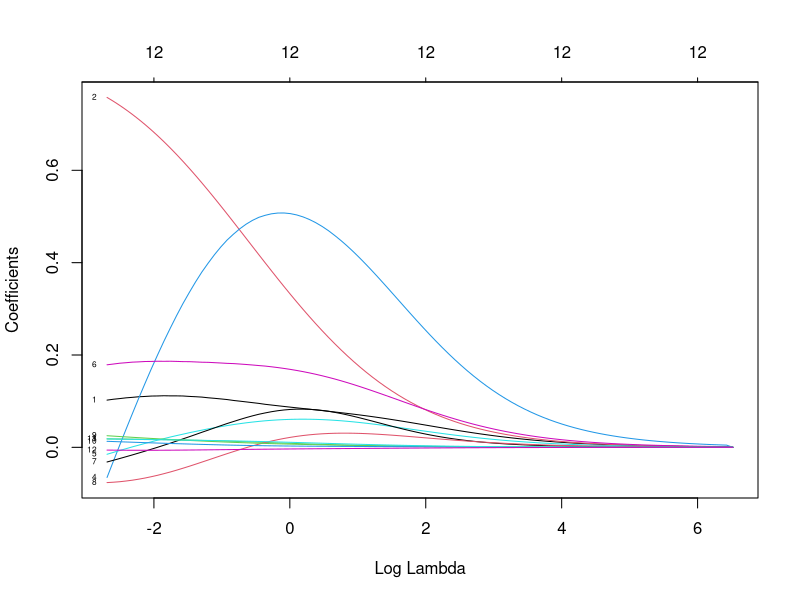
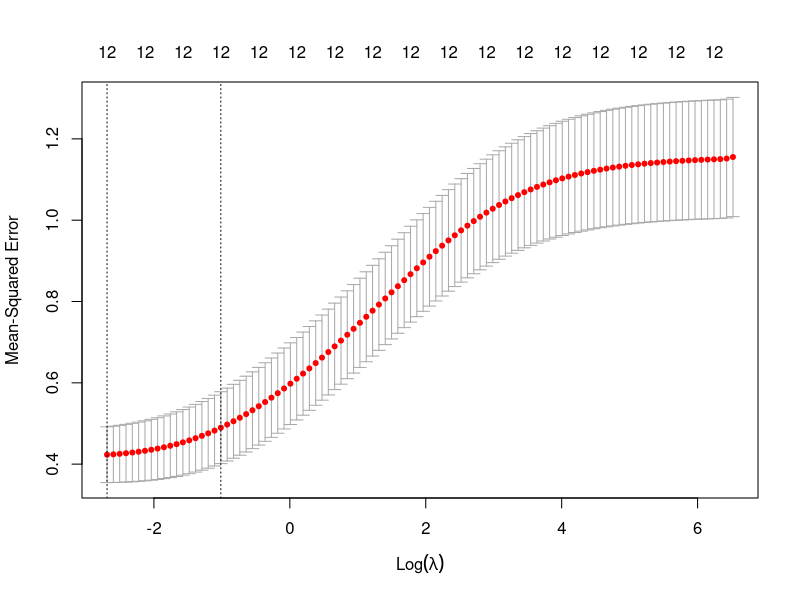

Recreate these plots in R, in order.
# Regressão ridge: exemplo completo ----
# Pacotes: glmnet (Friedman, Hastie e Tibshirani), car (vif)
# Dados fictícios: 90 amostras de solo, 12 candidatas.
# O arquivo solo.csv acompanha o site, na pasta scripts/.
solo <- read.csv("solo.csv")
str(solo)          # y (t/ha) e as 12 candidatas
dim(solo)
# O modelo VERDADEIRO (conhecido por construção) usa só quatro:
#   y = 4,00 + 0,80*mo + 0,0250*pres + 0,0300*v + 0,0200*argila + erro
cand <- c("ph","mo","pres","k","ca","mg","al","ctc","v","argila","silte","areia")
verdadeiras <- c("mo","pres","v","argila")

# A colinearidade, que é o problema central do grupo
library(car)
vif(lm(y ~ ., data = solo))
round(cor(solo[, cand]), 2)

# ---- 1. O diagnóstico: a colinearidade é severa
Xp <- scale(as.matrix(solo[, cand]))
sv <- svd(Xp)$d; sv                       # valores singulares
max(sv)/min(sv)                           # número de condição de X
kappa(Xp)                                 # idem, pelo R
sort(vif(lm(y ~ ., data = solo)), decreasing = TRUE)

# A consequência: coeficientes instáveis
set.seed(31)
B <- t(replicate(2000, {
  i <- sample(nrow(solo), replace = TRUE)
  coef(lm(y ~ ., data = solo[i, ]))[-1] }))
data.frame(MQO = round(coef(lm(y ~ ., data = solo))[-1], 4),
           EP_boot = round(apply(B, 2, sd), 4),
           troca_sinal = round(100*apply(B, 2, function(z)
               min(mean(z > 0), mean(z < 0))), 1))

# ---- 2. O ridge
library(glmnet)
Xm <- as.matrix(solo[, cand]); y <- solo$y
# alpha = 0 é o ridge; o glmnet PADRONIZA por padrão
rg <- glmnet(Xm, y, alpha = 0)
plot(rg, xvar = "lambda", label = TRUE)
print(rg)

# Os graus de liberdade efetivos
gl <- sapply(rg$lambda, function(l) sum(sv^2/(sv^2 + l*nrow(solo))))
cbind(lambda = round(rg$lambda, 5), gl_efetivos = round(gl, 3))[c(1,20,40,60,80,100), ]

# ---- 3. O ENCOLHIMENTO por direção principal
l0 <- 0.03162
data.frame(componente = 1:12, d = round(sv, 3),
           fator = round(sv^2/(sv^2 + l0*nrow(solo)), 4))
# As direções de MAIOR variância quase não são tocadas; as de menor,
# onde a colinearidade concentra o ruído, são eliminadas.

# ---- 4. A escolha de lambda por validação cruzada
set.seed(1)
cvr <- cv.glmnet(Xm, y, alpha = 0, nfolds = 10)
plot(cvr)
cvr$lambda.min            # menor erro
cvr$lambda.1se            # regra do erro-padrão único
coef(cvr, s = "lambda.min")
coef(cvr, s = "lambda.1se")

# Comparação honesta com o MQO (lambda reescolhido em cada dobra)
set.seed(3)
k <- 10; d <- sample(rep(1:k, length.out = nrow(solo)))
er_r <- er_o <- numeric(nrow(solo))
for (j in 1:k) {
  tr <- d != j; te <- d == j
  cj <- cv.glmnet(Xm[tr, ], y[tr], alpha = 0, nfolds = 10)
  er_r[te] <- y[te] - predict(cj, newx = Xm[te, ], s = "lambda.min")
  er_o[te] <- y[te] - predict(lm(y ~ ., data = solo[tr, ]), newdata = solo[te, ])
}
mean(er_r^2); mean(er_o^2)

# ---- 5. NENHUM coeficiente chega a zero
b <- as.vector(coef(cvr, s = "lambda.min"))[-1]
sum(b == 0)                 # zero: o ridge não seleciona
min(abs(b))
# Para zerar coeficientes é preciso a penalidade L1 do lasso.

# ---- 6. O REGIME EM QUE O RIDGE É INDISPENSÁVEL: p > n
# Dados fictícios: espectro NIR, 60 amostras, 200 comprimentos de onda.
# O arquivo espectro.csv acompanha o site, na pasta scripts/.
esp <- read.csv("espectro.csv")
dim(esp)                      # 60 x 201: proteina + nm1100 ... nm2300
Xe <- as.matrix(esp[, -1]); ye <- esp$proteina
qr(scale(Xe))$rank            # 59: o posto é menor que o número de colunas

m_imp <- lm(ye ~ Xe)
sum(is.na(coef(m_imp)))     # 141 coeficientes NA: X'X é singular
summary(m_imp)$r.squared    # 1: ajuste perfeito e inútil

set.seed(7)
cve <- cv.glmnet(Xe, ye, alpha = 0, nfolds = 10)
cve$lambda.min
min(cve$cvm)                               # EQM validado
1 - min(cve$cvm)/var(ye)                   # R² validado
# Com p > n o ridge continua tendo solução única, porque X'X + n*lambda*I
# é sempre invertível para lambda > 0.

# ---- 7. PADRONIZAR NÃO É OPCIONAL
# A penalidade soma os QUADRADOS dos coeficientes, de modo que depende da
# escala. Mudar a unidade de UMA variável muda o ajuste de TODAS.
solo2 <- solo; solo2$pres <- solo2$pres/1000     # mg/dm3 -> g/dm3
b1 <- coef(glmnet(as.matrix(solo[, cand]),  y, alpha = 0, lambda = 0.05,
                  standardize = FALSE))
b2 <- coef(glmnet(as.matrix(solo2[, cand]), y, alpha = 0, lambda = 0.05,
                  standardize = FALSE))
cbind(mg_dm3 = round(as.vector(b1), 6), g_dm3 = round(as.vector(b2), 6))
# Com standardize = TRUE (o padrão) o problema desaparece.
